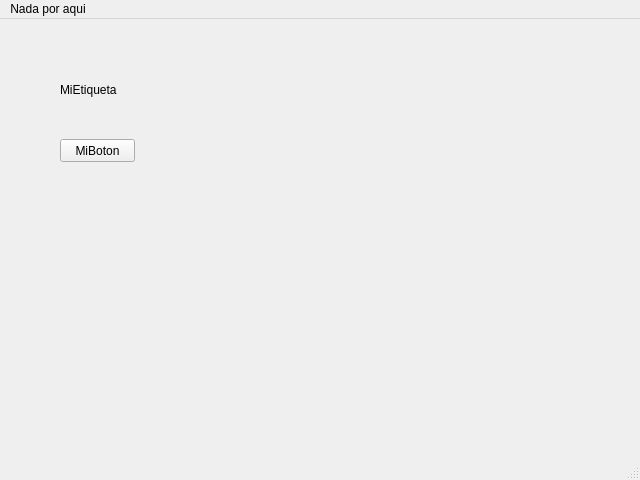
<?xml version="1.0" encoding="UTF-8"?>
<ui version="4.0">
 <class>MainWindow</class>
 <widget class="QMainWindow" name="MainWindow">
  <property name="geometry">
   <rect>
    <x>0</x>
    <y>0</y>
    <width>640</width>
    <height>480</height>
   </rect>
  </property>
  <property name="windowTitle">
   <string>Ventana Simpler con Grafica</string>
  </property>
  <widget class="QWidget" name="centralwidget">
   <widget class="QLabel" name="lblEiqueta">
    <property name="geometry">
     <rect>
      <x>60</x>
      <y>60</y>
      <width>61</width>
      <height>21</height>
     </rect>
    </property>
    <property name="text">
     <string>MiEtiqueta</string>
    </property>
   </widget>
   <widget class="QPushButton" name="btnBoton">
    <property name="geometry">
     <rect>
      <x>60</x>
      <y>120</y>
      <width>75</width>
      <height>23</height>
     </rect>
    </property>
    <property name="text">
     <string>MiBoton</string>
    </property>
   </widget>
  </widget>
  <widget class="QMenuBar" name="menubar">
   <property name="geometry">
    <rect>
     <x>0</x>
     <y>0</y>
     <width>640</width>
     <height>21</height>
    </rect>
   </property>
   <widget class="QMenu" name="menuNada_por_aqui">
    <property name="title">
     <string>Nada por aqui</string>
    </property>
   </widget>
   <addaction name="menuNada_por_aqui"/>
  </widget>
  <widget class="QStatusBar" name="statusbar"/>
 </widget>
 <resources/>
 <connections/>
</ui>
